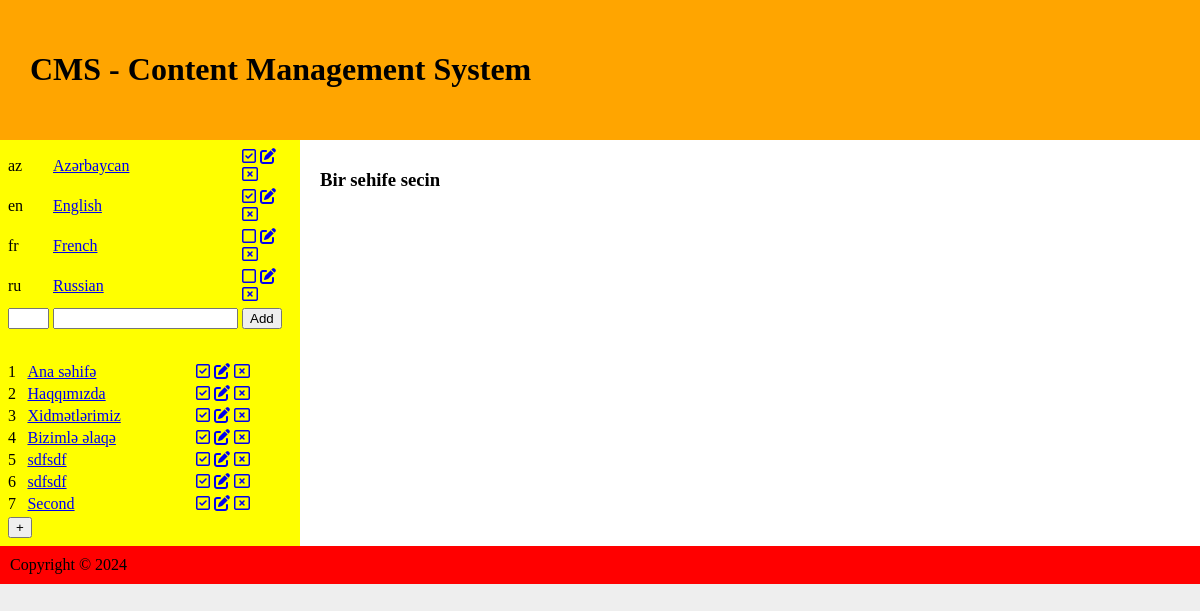
Screenshot of /admin/my-index2.php?lang=3 (signed in) with the database file from the repository.
### tables this page shows
CREATE TABLE `language` (
  `id` int(11) NOT NULL,
  `short` char(2) NOT NULL,
  `full` varchar(16) NOT NULL,
  `status` int(11) NOT NULL
);

CREATE TABLE `menu` (
  `id` int(11) NOT NULL,
  `lang` int(11) NOT NULL,
  `name` varchar(128) DEFAULT NULL,
  `order` int(11) NOT NULL,
  `status` int(11) NOT NULL
);

### admin/my-index2.php (the view, shortened to what this page needs)
<?php
require_once "../db.php";
$lang = $_REQUEST["lang"] ?? "2";
$page = $_REQUEST["page"] ?? "0";
$lshort = $_GET["lshort"] ?? "";
$lfull = $_GET["lfull"] ?? "";
$lbutton = 'Add';
?>
<!DOCTYPE html>
<html lang="en">
<head>
    <link rel="stylesheet" href="https://cdnjs.cloudflare.com/ajax/libs/font-awesome/6.5.2/css/all.min.css" />
    <link rel="stylesheet" href="../style.css" />
</head>
<body>
    <div>
        <header>
            <h1>CMS - Content Management System</h1>
        </header>
        <main>
            <aside>
                <table>
                    <?php
                    $sql = "SELECT * FROM `language` ORDER BY `short`";
                    $result = mysqli_query($conn, $sql);
                    while ($row = mysqli_fetch_assoc($result)) {
                        echo '
                                    <tr>
                                        <td>' . $row["short"] . '</td>
                                        <td><a href="?lang=' . $row["id"] . '">' . $row["full"] . '</a></td>
                                        <td>
                                            <a href="?action=lcheck&lid=' . $row["id"] . '&lstatus=' . $row["status"] . '"><i class="far fa' . ($row["status"] ? '-check' : '') . '-square"></i></a>
                                            <a href="?action=ledit&lid=' . $row["id"] . '&lshort=' . $row["short"] . '&lfull=' . $row["full"] . '"><i class="fas fa-edit"></i></a>
                                            <a href="?action=ldel&lid=' . $row["id"] . '"><i class="far fa-window-close"></i></a>
                                        </td>
                                    </tr>
                                ';
                    }
                    ?>
                    <tr>
                        <form>
                            <td><input type="text" name="lshort" size="2" value="<?= $lshort ?>" /></td>
                            <td><input type="text" name="lfull" value="<?= $lfull ?>" /></td>
                            <td><input type="submit" value="<?= $lbutton ?>"></td>
                        </form>
                    </tr>
                </table>
                <br />
                <table>
                    <?php
                    $sql = "SELECT * FROM `menu` WHERE `lang`=$lang ORDER BY `order`";
                    $result = mysqli_query($conn, $sql);
                    while ($row = mysqli_fetch_assoc($result)) {
                        echo '
                                    <tr>
                                        <td>' . $row["order"] . '</td>
                                        <td><a href="?lang=' . $lang . '&page=' . $row["id"] . '">' . $row["name"] . '</a></td>
                                        <td>
                                            <a href="?action=mcheck&mid=' . $row["id"] . '&mstatus=' . $row["status"] . '"><i class="far fa' . ($row["status"] ? '-check' : '') . '-square"></i></a>
                                            <a href="?action=medit&mid=' . $row["id"] . '&morder=' . $row["order"] . '&mname=' . $row["name"] . '"><i class="fas fa-edit"></i></a>
                                            <a href="?action=mdel&mid=' . $row["id"] . '"><i class="far fa-window-close"></i></a>
                                        </td>
                                    </tr>
                                ';
                    }
                    ?>
                    <tr>
                        <td colspan="3"><button onclick="showmodal()">+</button></td>
                    </tr>
                </table>
            </aside>
            <section>
                <?php
                if ($page == 0) echo '<h3>Bir sehife secin</h3>';
                ?>
            </section>
        </main>
        <footer>
            Copyright &copy; <?= date('Y') ?>
        </footer>
    </div>
</body>
</html>

### style.css (style rules this page uses)
* { box-sizing: border-box; }
body { margin: 0; background: #eee; }
header { padding: 30px; background: orange; }
main { display: flex }
aside { width: 25%; background: yellow; }
section { width: 75%; background: white; padding: 10px 20px; }
footer { padding: 10px; background: red }
table { padding: 5px; width: 100% }

### rows the page displays
language: short "az", full "Azərbaycan", status 1 (drawn)
language: short "en", full "English", status 1 (drawn)
language: short "fr", full "French", status 0 (drawn)
language: short "ru", full "Russian", status 0 (drawn)
menu: order "1", name "Ana səhifə", status 1 (drawn)
menu: order "2", name "Haqqımızda", status 1 (drawn)
menu: order "3", name "Xidmətlərimiz", status 1 (drawn)
menu: order "4", name "Bizimlə əlaqə", status 1 (drawn)
menu: order "5", name "sdfsdf", status 1 (drawn)
menu: order "6", name "sdfsdf", status 1 (drawn)
menu: order "7", name "Second", status 1 (drawn)
